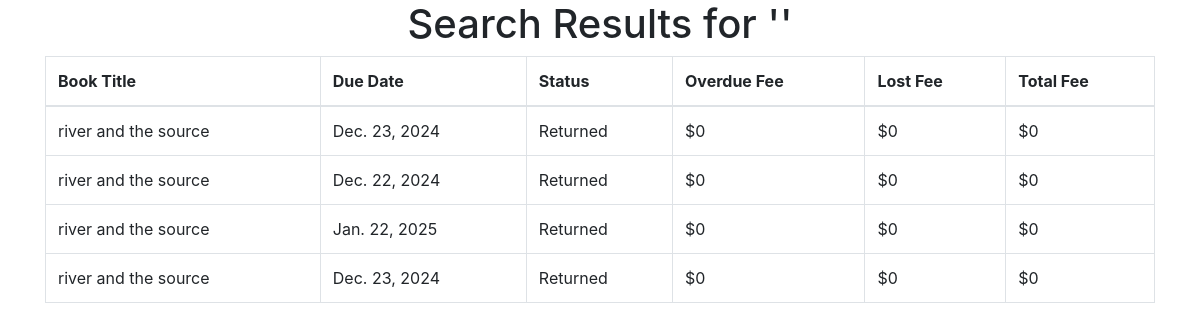
Page /search-borrower/ (signed in) on the committed database.
### myapp/models.py (models this page shows, shortened)
class Borrowing(models.Model):
    book = models.ForeignKey(Book, on_delete=models.CASCADE)
    borrower = models.ForeignKey(User, on_delete=models.CASCADE)
    borrow_date = models.DateField(null=True, blank=True)  # Automatically set when the object is created
    borrow_period = models.PositiveIntegerField()  # Number of days
    return_date = models.DateField()  # Calculated return date
    is_returned = models.BooleanField(default=False)
    lost = models.BooleanField(default=False)
    extra_days = models.PositiveIntegerField(default=0)
    fees_paid = models.DecimalField(max_digits=10, decimal_places=2, default=0)
    def calculate_overdue_fees(self):
        if self.is_returned or self.lost:
            return 0
        today = timezone.now().date()
        overdue_days = (today - self.return_date).days
        if overdue_days > 0:
            return overdue_days * 10
        return 0
    def calculate_lost_book_fees(self):
        if self.lost:
            overdue_fees = self.calculate_overdue_fees()
            return self.book.price + overdue_fees
        return 0

class Book(models.Model):
    title = models.CharField(max_length=255)
    author = models.CharField(max_length=255, null=True, blank=True)
    price = models.DecimalField(max_digits=10, decimal_places=2)
    is_available = models.BooleanField(default=True)
    isbn = models.CharField(max_length=13, unique=True, default="0000000000000")  # ISBN is unique
    book_count = models.PositiveIntegerField(default=1)

### myapp/views.py (the view)
# urls.py: path('search-borrower/', views.search_borrower, name='search-borrower'),
@login_required
@user_passes_test(lambda u: u.is_staff)
def search_borrower(request):
    search_query = request.GET.get('search', '')
    borrowed_books = Borrowing.objects.filter(borrower__username__icontains=search_query)
    borrowed_books_with_fees = []
    for borrowing in borrowed_books:
        overdue_fee = borrowing.calculate_overdue_fees()
        lost_fee = borrowing.calculate_lost_book_fees()
        total_fee = overdue_fee + lost_fee
        borrowed_books_with_fees.append({
            'borrowing': borrowing,
            'overdue_fee': overdue_fee,
            'lost_fee': lost_fee,
            'total_fee': total_fee
        })
    return render(request, "search_borrower.html", {
        "borrowed_books_with_fees": borrowed_books_with_fees,
        "search_query": search_query
    })

### templates/search_borrower.html (shortened to what this page needs)
<!DOCTYPE html>
<html lang="en">
<head>
    <link rel="stylesheet" href="https://stackpath.bootstrapcdn.com/bootstrap/4.3.1/css/bootstrap.min.css">
</head>
<body>
<div class="container">
    <h1 class="text-center">Search Results for '{{ search_query }}'</h1>
    {% if borrowed_books_with_fees %}
        <table class="table table-bordered">
            <thead>
                <tr>
                    <th>Book Title</th>
                    <th>Due Date</th>
                    <th>Status</th>
                    <th>Overdue Fee</th>
                    <th>Lost Fee</th>
                    <th>Total Fee</th>
                </tr>
            </thead>
            <tbody>
                {% for item in borrowed_books_with_fees %}
                    <tr>
                        <td>{{ item.borrowing.book.title }}</td>
                        <td>{{ item.borrowing.return_date }}</td>
                        <td>
                            {% if item.borrowing.is_returned %}
                                Returned
                            {% else %}
                                Not Returned
                            {% endif %}
                        </td>
                        <td>${{ item.overdue_fee }}</td>
                        <td>${{ item.lost_fee }}</td>
                        <td>${{ item.total_fee }}</td>
                    </tr>
                {% endfor %}
            </tbody>
        </table>
    {% else %}
        <p>No results found.</p>
    {% endif %}
</div>
</body>
</html>

### rows in the picture
Borrowing: borrowing.book "river and the source", borrowing.return_date "Dec. 23, 2024", is_returned "Returned", overdue_fee "0", lost_fee "0", total_fee "0"
Borrowing: borrowing.book "river and the source", borrowing.return_date "Dec. 22, 2024", is_returned "Returned", overdue_fee "0", lost_fee "0", total_fee "0"
Borrowing: borrowing.book "river and the source", borrowing.return_date "Jan. 22, 2025", is_returned "Returned", overdue_fee "0", lost_fee "0", total_fee "0"
Borrowing: borrowing.book "river and the source", borrowing.return_date "Dec. 23, 2024", is_returned "Returned", overdue_fee "0", lost_fee "0", total_fee "0"
